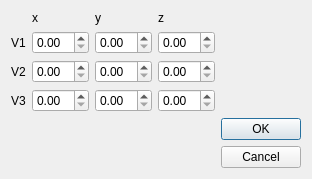
<?xml version="1.0" encoding="UTF-8"?>
<ui version="4.0">
 <class>Triangle</class>
 <widget class="QDialog" name="Triangle">
  <property name="geometry">
   <rect>
    <x>0</x>
    <y>0</y>
    <width>288</width>
    <height>167</height>
   </rect>
  </property>
  <property name="windowTitle">
   <string>Dialog</string>
  </property>
  <layout class="QGridLayout" name="gridLayout">
   <item row="0" column="1">
    <widget class="QLabel" name="label">
     <property name="text">
      <string>x</string>
     </property>
    </widget>
   </item>
   <item row="0" column="2">
    <widget class="QLabel" name="label_2">
     <property name="text">
      <string>y</string>
     </property>
    </widget>
   </item>
   <item row="0" column="3">
    <widget class="QLabel" name="label_3">
     <property name="text">
      <string>z</string>
     </property>
    </widget>
   </item>
   <item row="1" column="0">
    <widget class="QLabel" name="label_4">
     <property name="text">
      <string>V1</string>
     </property>
    </widget>
   </item>
   <item row="1" column="1">
    <widget class="QDoubleSpinBox" name="doubleSpinBox"/>
   </item>
   <item row="1" column="2">
    <widget class="QDoubleSpinBox" name="doubleSpinBox_2"/>
   </item>
   <item row="1" column="3">
    <widget class="QDoubleSpinBox" name="doubleSpinBox_3"/>
   </item>
   <item row="2" column="0">
    <widget class="QLabel" name="label_5">
     <property name="text">
      <string>V2</string>
     </property>
    </widget>
   </item>
   <item row="2" column="1">
    <widget class="QDoubleSpinBox" name="doubleSpinBox_6"/>
   </item>
   <item row="2" column="2">
    <widget class="QDoubleSpinBox" name="doubleSpinBox_5"/>
   </item>
   <item row="2" column="3">
    <widget class="QDoubleSpinBox" name="doubleSpinBox_4"/>
   </item>
   <item row="3" column="0">
    <widget class="QLabel" name="label_6">
     <property name="text">
      <string>V3</string>
     </property>
    </widget>
   </item>
   <item row="3" column="1">
    <widget class="QDoubleSpinBox" name="doubleSpinBox_7"/>
   </item>
   <item row="3" column="2">
    <widget class="QDoubleSpinBox" name="doubleSpinBox_8"/>
   </item>
   <item row="3" column="3">
    <widget class="QDoubleSpinBox" name="doubleSpinBox_9"/>
   </item>
   <item row="4" column="4">
    <widget class="QDialogButtonBox" name="buttonBox">
     <property name="orientation">
      <enum>Qt::Vertical</enum>
     </property>
     <property name="standardButtons">
      <set>QDialogButtonBox::Cancel|QDialogButtonBox::Ok</set>
     </property>
    </widget>
   </item>
  </layout>
 </widget>
 <resources/>
 <connections/>
</ui>
